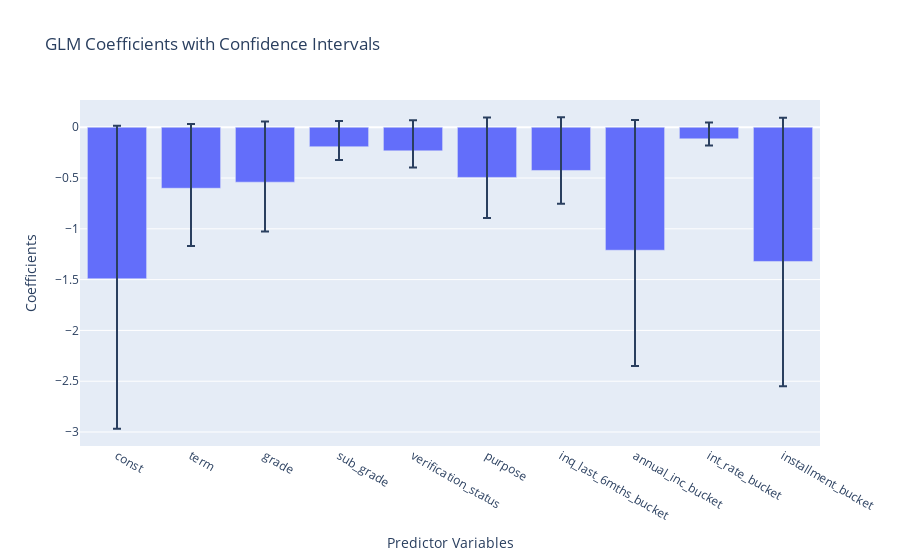

The code cell stored with this chart in its notebook:
### Markdown cell above
#### Model Coefficients

### Code cell
import plotly.graph_objects as go
import statsmodels.api as sm
from scipy import stats

def plot_glm_coefficients_with_ci(results):
    # Extract estimated coefficients and standard errors
    coef = results.params
    std_err = results.bse

    # Calculate confidence intervals
    confidence_level = 0.95  # 95% confidence interval
    z_value = stats.norm.ppf((1 + confidence_level) / 2)  # Calculate Z-value
    lower_ci = coef - z_value * std_err
    upper_ci = coef + z_value * std_err

    # Create a bar plot with confidence intervals
    fig = go.Figure()

    fig.add_trace(go.Bar(
        x=results.model.exog_names,
        y=coef,
        name='Estimated Coefficients',
        error_y=dict(
            type='data',
            symmetric=False,
            arrayminus=lower_ci,
            array=upper_ci,
            visible=True
        )
    ))

    fig.update_layout(
        title='GLM Coefficients with Confidence Intervals',
        xaxis_title='Predictor Variables',
        yaxis_title='Coefficients'
    )

    fig.show()

plot_glm_coefficients_with_ci(model_fit_glm)

### Figure 1 — Plotly figure (JSON) as saved in the notebook; plotly's stock layout.template omitted (floating-point values rounded to 4 significant figures)
{"data": [{"error_y": {"array": [-1.476, -0.5675, -0.4845, -0.1314, -0.163, -0.3984, -0.3276, -1.139, -0.06656, -1.229], "arrayminus": [-1.506, -0.6336, -0.5967, -0.2519, -0.3021, -0.5893, -0.5232, -1.282, -0.162, -1.414], "symmetric": false, "type": "data", "visible": true}, "name": "Estimated Coefficients", "type": "bar", "x": ["const", "term", "grade", "sub_grade", "verification_status", "purpose", "inq_last_6mths_bucket", "annual_inc_bucket", "int_rate_bucket", "installment_bucket"], "y": [-1.491, -0.6005, -0.5406, -0.1917, -0.2325, -0.4939, -0.4254, -1.211, -0.1143, -1.321]}], "layout": {"title": {"text": "GLM Coefficients with Confidence Intervals"}, "xaxis": {"title": {"text": "Predictor Variables"}}, "yaxis": {"title": {"text": "Coefficients"}}}}
